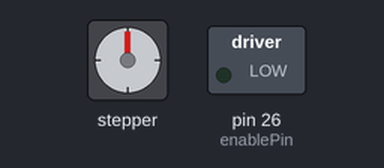
Simulated run of this sketch. Board: Arduino Mega 2560, built with avr-gcc and run on an emulated ATmega2560. Shown: stepper motor, switched loads named in the sketch (green lamp = pin HIGH). Wiring (inferred from the names in the program): stepper motor (200 steps per turn assumed): coils pin 22, pin 24, pin 23, pin 25. Pins used as bus, display or sensor lines are not drawn; what the sketch prints to the serial monitor is not drawn.

Above: at 0.4 s.
Timing chart, 0 to 40.0 s (numbered marks = the images above):
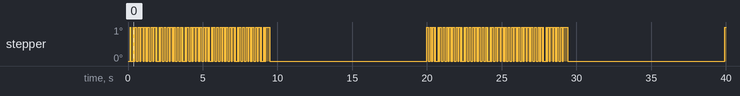

The sketch:

2Motor_Operation.ino
```cpp
#define enablePin 26                         //Define motor enable pin
#define travDirPin 25                        //Define travel & rotation stepper motor pins
#define travStepPin 24
#define rotDirPin 23
#define rotStepPin 22


//int steps1 = 16 * 50;
//int steps2 = 16 * 25;
//
//float timemilsec = 10 * 1000;


void setup() {
  //Open circuit enable pin, disables motors
  Serial.begin(9600);
  pinMode(travDirPin, OUTPUT);                            //Define the travel stepper motor pins
  pinMode(travStepPin, OUTPUT);
  pinMode(rotDirPin, OUTPUT);                             //Define the rotation stepper motor pins
  pinMode(rotStepPin, OUTPUT);
  pinMode(enablePin, OUTPUT);


  digitalWrite(travStepPin, LOW);
  digitalWrite(rotStepPin, LOW);

}
void loop() {
  moveMotor(250, 200, 1000);
  delay(1000);
  moveMotor(-250, -200, 1000);

}

void moveMotor(float steps1, float steps2, float timemilsec) {
  // put your main code here, to run repeatedly:
  bool travstate = false;
  bool rotstate = false;
  float interval1;
  float interval2;

  float offset1;
  float offset2;

  unsigned long elapTime;
  int curstep1 = 0;
  int curstep2 = 0;
  int maxsteps;

  int tracker = 0;
  bool step1state = false;
  bool step2state = false;


  if (steps1 < 0) {
    digitalWrite(rotDirPin, HIGH);
    steps1 = abs(steps1);
  } else {
    digitalWrite(rotDirPin, LOW);
  }
  if (steps2 < 0) {
    digitalWrite(travDirPin, HIGH);
    steps2 = abs(steps2);
  } else {
    digitalWrite(travDirPin, LOW);
  }

  if (steps1 > steps2) {
    maxsteps = steps1;

  } else {
    maxsteps = steps2;
  }
  Serial.println(timemilsec);
  interval1 = timemilsec / steps1;
  interval2 = timemilsec / steps2;
  Serial.println(interval1);
  Serial.println(interval2);
  offset1 = 0;
  offset2 = 0;

  while (curstep1 < steps1 or curstep2 < steps2) {
//    Serial.println("");
//    Serial.println(millis());
//    Serial.println(millis() - offset1);
//    Serial.println(interval1 / 2);
//    Serial.println(millis() - offset2);
//    Serial.println(interval2 / 2);
//    Serial.println("");

    if ((float(millis()) - float(offset1)) > ((10^3)*interval1 / 2) and  rotstate == false and curstep1 < steps1) {
      digitalWrite(rotStepPin, HIGH);
      offset1 = millis();
      curstep1++;
      rotstate = true;
    }

    if ((float(millis()) - float(offset2)) > ((10^3)*interval2 / 2) and  travstate == false and curstep2 < steps2) {
      digitalWrite(travStepPin, HIGH);
      offset2 = millis();
      curstep2++;
      travstate = true;

    }

    if ((float(millis()) - float(offset1)) > ((10^3)*interval1 / 2) and rotstate == true and curstep1 < steps1) {
      digitalWrite(rotStepPin, LOW);
      offset1 = millis();
      rotstate = false;

    }


    if ((float(millis()) - float(offset2)) > ((10^3)*interval2 / 2) and travstate == true and curstep2 < steps2) {
      digitalWrite(travStepPin, LOW);
      offset2 = millis();
      travstate = false;

    }

  }

}
```
